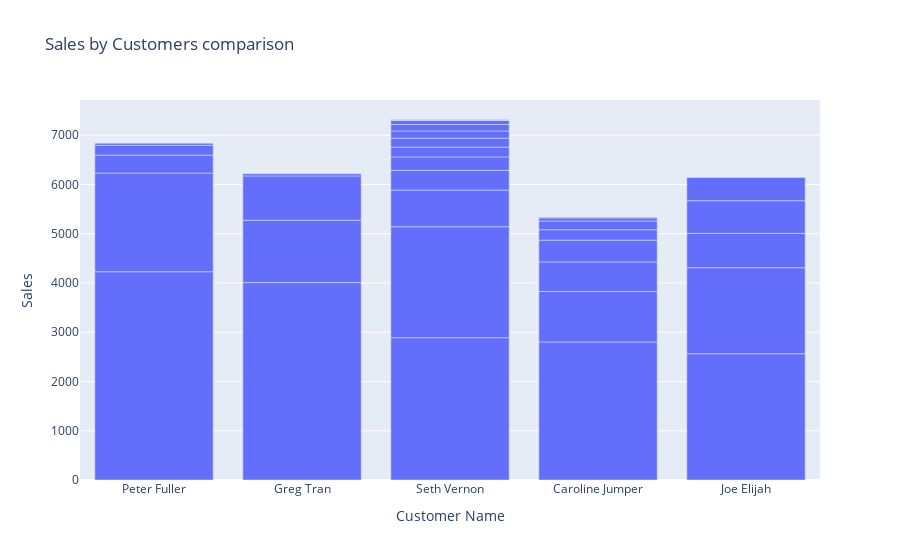
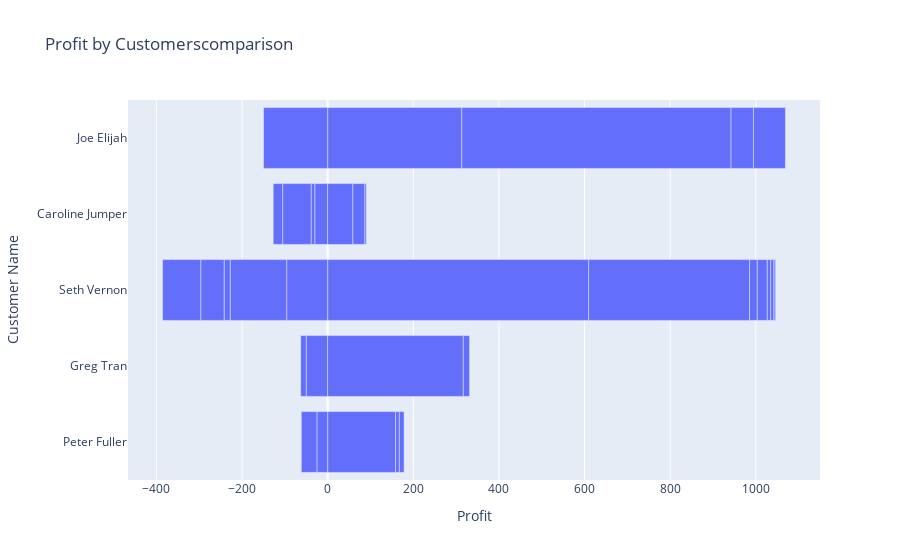
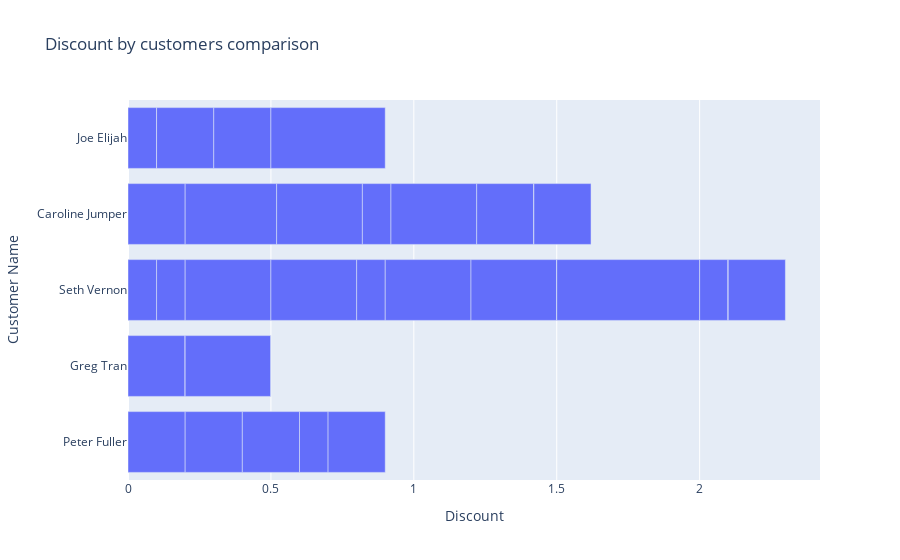

Source (notebook cell) for these figures, in order:
### Code cell
chosen_cols3 = ['Sales',
                # 'Profit',
                # 'Discount'
                ]

customer_totals = df.groupby("Customer Name")[chosen_cols3].sum()

top_customers = pd.DataFrame(customer_totals.sort_values(by ='Sales',ascending=False).head(5))

top_data = df[df["Customer Name"].isin(top_customers.index)].sort_values(by='Sales', ascending=False)

fig1 = px.bar(top_data, y='Sales', x='Customer Name', title= 'Sales by Customers comparison')
fig2= px.bar(top_data, 'Profit', 'Customer Name', title='Profit by Customerscomparison')
fig3= px.bar(top_data,  'Discount', 'Customer Name', title='Discount by customers comparison')


fig1.show()
fig2.show()
fig3.show()

### Figure 1 — Plotly figure (JSON) as saved in the notebook; plotly's stock layout.template omitted (floating-point values rounded to 4 significant figures)
{"data": [{"alignmentgroup": "True", "hovertemplate": "Customer Name=%{x}<br>Sales=%{y}<extra></extra>", "legendgroup": "", "marker": {"color": "#636efa", "pattern": {"shape": ""}}, "name": "", "offsetgroup": "", "orientation": "v", "showlegend": false, "textposition": "auto", "type": "bar", "x": ["Peter Fuller", "Greg Tran", "Seth Vernon", "Caroline Jumper", "Joe Elijah", "Seth Vernon", "Peter Fuller", "Joe Elijah", "Greg Tran", "Caroline Jumper", "Greg Tran", "Seth Vernon", "Joe Elijah", "Joe Elijah", "Caroline Jumper", "Joe Elijah", "Caroline Jumper", "Seth Vernon", "Peter Fuller", "Seth Vernon", "Caroline Jumper", "Peter Fuller", "Seth Vernon", "Seth Vernon", "Caroline Jumper", "Seth Vernon", "Seth Vernon", "Seth Vernon", "Caroline Jumper", "Greg Tran", "Peter Fuller", "Seth Vernon", "Caroline Jumper", "Seth Vernon", "Seth Vernon"], "xaxis": "x", "y": [4229.0, 4008.0, 2888.0, 2804.0, 2563.0, 2254.0, 2004.0, 1747.0, 1268.0, 1023.0, 899.4, 744.1, 698.4, 662.9, 600.6, 472.5, 442.8, 401.6, 364.7, 272.6, 211.2, 199.8, 198.7, 182.0, 176.8, 145.7, 131.0, 80.99, 63.68, 44.46, 40.26, 15.4, 11.65, 9.94, 5.352], "yaxis": "y"}], "layout": {"barmode": "relative", "legend": {"tracegroupgap": 0}, "title": {"text": "Sales by Customers comparison"}, "xaxis": {"anchor": "y", "domain": [0, 1], "title": {"text": "Customer Name"}}, "yaxis": {"anchor": "x", "domain": [0, 1], "title": {"text": "Sales"}}}}

### Figure 2 — Plotly figure (JSON) as saved in the notebook; plotly's stock layout.template omitted (floating-point values rounded to 4 significant figures)
{"data": [{"alignmentgroup": "True", "hovertemplate": "Profit=%{x}<br>Customer Name=%{y}<extra></extra>", "legendgroup": "", "marker": {"color": "#636efa", "pattern": {"shape": ""}}, "name": "", "offsetgroup": "", "orientation": "h", "showlegend": false, "textposition": "auto", "type": "bar", "x": [158.6, -50.1, 609.7, 0, 313.3, 375.7, -25.05, 629.0, 316.9, -30.1, -12.85, -95.67, 52.38, 74.57, -8.579, -149.6, 59.04, -132.0, -36.47, 18.18, -66.39, 8.878, -14.2, -54.6, -22.1, 23.32, -89.07, 8.099, 28.02, 14.67, 11.07, 7.392, 3.349, 3.081, 1.606], "xaxis": "x", "y": ["Peter Fuller", "Greg Tran", "Seth Vernon", "Caroline Jumper", "Joe Elijah", "Seth Vernon", "Peter Fuller", "Joe Elijah", "Greg Tran", "Caroline Jumper", "Greg Tran", "Seth Vernon", "Joe Elijah", "Joe Elijah", "Caroline Jumper", "Joe Elijah", "Caroline Jumper", "Seth Vernon", "Peter Fuller", "Seth Vernon", "Caroline Jumper", "Peter Fuller", "Seth Vernon", "Seth Vernon", "Caroline Jumper", "Seth Vernon", "Seth Vernon", "Seth Vernon", "Caroline Jumper", "Greg Tran", "Peter Fuller", "Seth Vernon", "Caroline Jumper", "Seth Vernon", "Seth Vernon"], "yaxis": "y"}], "layout": {"barmode": "relative", "legend": {"tracegroupgap": 0}, "title": {"text": "Profit by Customerscomparison"}, "xaxis": {"anchor": "y", "domain": [0, 1], "title": {"text": "Profit"}}, "yaxis": {"anchor": "x", "domain": [0, 1], "title": {"text": "Customer Name"}}}}

### Figure 3 — Plotly figure (JSON) as saved in the notebook; plotly's stock layout.template omitted (floating-point values rounded to 4 significant figures)
{"data": [{"alignmentgroup": "True", "hovertemplate": "Discount=%{x}<br>Customer Name=%{y}<extra></extra>", "legendgroup": "", "marker": {"color": "#636efa", "pattern": {"shape": ""}}, "name": "", "offsetgroup": "", "orientation": "h", "showlegend": false, "textposition": "auto", "type": "bar", "x": [0.2, 0.2, 0.1, 0.2, 0.1, 0.1, 0.2, 0, 0, 0.32, 0.3, 0.3, 0.2, 0.2, 0.3, 0.4, 0.1, 0.3, 0.2, 0.1, 0.3, 0.1, 0.3, 0.3, 0.2, 0, 0.5, 0.1, 0, 0, 0.2, 0, 0.2, 0, 0.2], "xaxis": "x", "y": ["Peter Fuller", "Greg Tran", "Seth Vernon", "Caroline Jumper", "Joe Elijah", "Seth Vernon", "Peter Fuller", "Joe Elijah", "Greg Tran", "Caroline Jumper", "Greg Tran", "Seth Vernon", "Joe Elijah", "Joe Elijah", "Caroline Jumper", "Joe Elijah", "Caroline Jumper", "Seth Vernon", "Peter Fuller", "Seth Vernon", "Caroline Jumper", "Peter Fuller", "Seth Vernon", "Seth Vernon", "Caroline Jumper", "Seth Vernon", "Seth Vernon", "Seth Vernon", "Caroline Jumper", "Greg Tran", "Peter Fuller", "Seth Vernon", "Caroline Jumper", "Seth Vernon", "Seth Vernon"], "yaxis": "y"}], "layout": {"barmode": "relative", "legend": {"tracegroupgap": 0}, "title": {"text": "Discount by customers comparison"}, "xaxis": {"anchor": "y", "domain": [0, 1], "title": {"text": "Discount"}}, "yaxis": {"anchor": "x", "domain": [0, 1], "title": {"text": "Customer Name"}}}}
